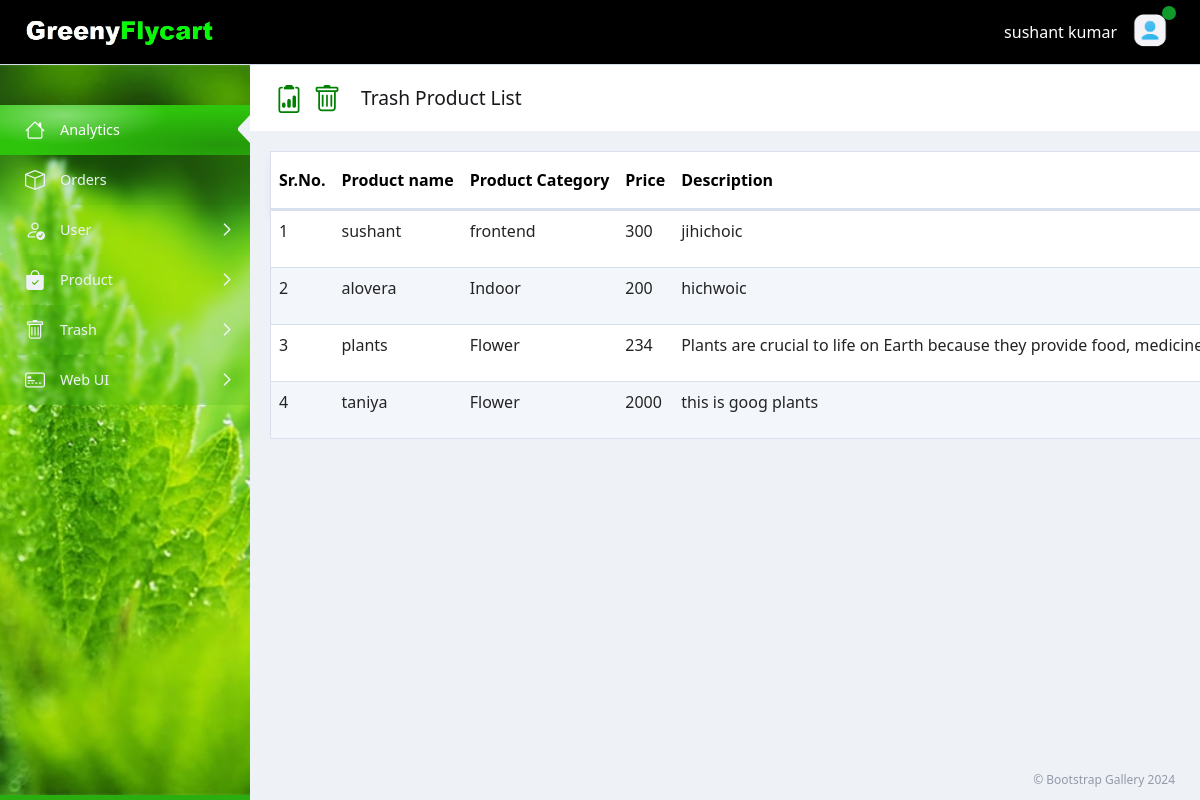
The app's page /admin_panel/trash-product-list.php (signed in) with its own data.
### tables this page shows
CREATE TABLE `product` (
  `id` int(11) NOT NULL,
  `p_name` varchar(50) NOT NULL,
  `p_cat` varchar(50) NOT NULL,
  `p_description` varchar(500) NOT NULL,
  `p_img` varchar(100) NOT NULL,
  `p_price` int(11) NOT NULL,
  `action` int(10) NOT NULL DEFAULT 1
);

### admin_panel/trash-product-list.php (the view, shortened to what this page needs)
<!DOCTYPE html>
  <div class="page-wrapper">
    <div><?php include("header.php"); ?></div>
    <div class="main-container">
     <div> <?php include("side_bar.php"); ?></div>
      <div class="content-wrapper-scroll">
        <div class="main-header d-flex align-items-center justify-content-between position-relative">
          <div class="d-flex align-items-center justify-content-center">
            <div class="page-icon">
              <i class="bi bi-clipboard2-data" style="color:green;"></i>
            </div>
            <div class="page-icon">
              <i class="bi bi-trash" style="color:green;"></i>
            </div>
            <div class="page-title d-none d-md-block" >
              <h5>Trash Product List</h5>
            </div>
          </div>
        </div>
        <div class="content-wrapper">
        <table id="example" class="table table-striped nowrap" style="width:100%">
        <thead>
            <tr>
                 <th>Sr.No.</th>
                <th>Product name</th>
                <th>Product Category</th>
                <th>Price</th>
                <th>Description</th>
            </tr>
        </thead>
        <tbody>
        <?php
         include("config.php");
            $q = mysqli_query($con, "SELECT * FROM product WHERE action= 0");
            if (mysqli_num_rows($q) > 0) {
            $i = 1;
            while ($r = mysqli_fetch_assoc($q)) {
            ?>
            <tr>
                <td><?php echo $i; ?></td>
                <td><?php echo ($r['p_name']); ?></td>
                <td><?php echo ($r['p_cat']); ?></td>
                <td><?php echo ($r['p_price']); ?></td>
                <td><?php echo ($r['p_description']); ?></td>
            </tr>
                 <?php
                   $i++;
                    }
                   } else {
                       echo "No data available";
                        }
                 ?>
        </tbody>
    </table>
      </div>
      <div class="app-footer">
        <span>© Bootstrap Gallery 2024</span>
      </div>
    </div>
  </div>
</body>
</html>

### records on screen
product: p_name "sushant", p_cat "frontend", p_price "300", p_description "jihichoic"
product: p_name "alovera", p_cat "Indoor", p_price "200", p_description "hichwoic"
product: p_name "plants", p_cat "Flower", p_price "234", p_description "Plants are crucial to life on Earth because they provide food,…"
product: p_name "taniya", p_cat "Flower", p_price "2000", p_description "this is goog plants"

### other values on screen
$_SESSION['fullname'] "sushant kumar"
